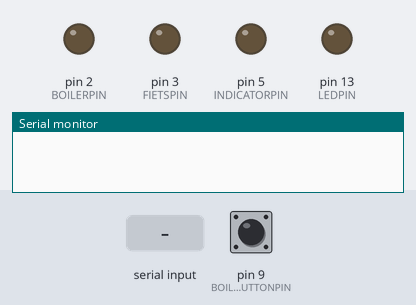
Simulated run of this sketch. Board: Arduino Mega 2560, built with avr-gcc and run on an emulated ATmega2560. Shown: output pins drawn as LEDs (lit = HIGH), the last lines printed to the serial monitor. Inputs (shaded band) come from the test bench; at power-on: pin 9 (BOILERBUTTONPIN) HIGH. Pins used as bus, display or sensor lines are not drawn.

Above: at 1.2 s.
1.3 s: "!\n" received over the second serial link
At 1.7 s:
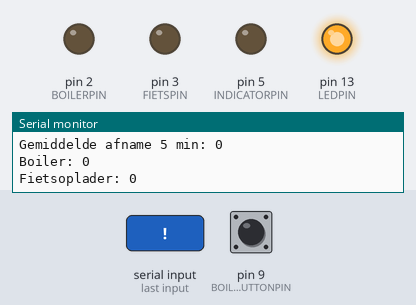
Timing chart, 0 to 4.3 s (numbered marks = the images above; inputs shaded):
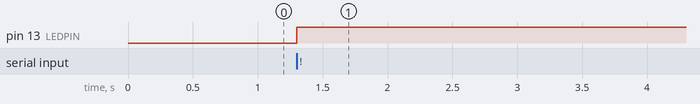

Measured:
- after the input at 1.3 s, pin 13 (LEDPIN): LOW → HIGH at once

The sketch:

read_P1.ino
```cpp
/*
Belgian smart meter reader and load switching system.

Reads the smart meter P1-port and switches consumers on and off based on total power consumption and injection.
Belgian smart meter communication is based on the Dutch DSMR 5.0 protocol, but there are (undocumented) differences.
Tested for the Sagemcom Siconia T211 meter.

Hardware:
- Arduino Mega 2560
- IC 7404 NOT gate inverter
- TRU COMPONENTS TC-9927216 relay module, 4x 10A 250V relays (for switching the load-switching relays)
- 25 Ampère 250 Volt relays (for load-switching)

P1-port communication:
- serial port
- 5 Volt
- 115200bps
- 8N1: 8 bits, 1 stopbit
- inverted logic

P1-port pinout:
pin 1 +5V (for peripheral device)
pin 2 Data_Request: Arduino pin 8
pin 3 Data_GND: Arduino GND
pin 4 NC
pin 5 Data (open collector): IC 7404 pin 1, via 4.7kOhm to Arduino +5V
pin 6 Power_GND (for peripheral device)

IC 7404 pinout:
pin 1: P1 pin 5 (Data)
pin 2: Arduino 19RX1
pin 7: Arduino GND
pin 14: Arduino +5V

Arduino Mega 2560 pinout:
outputs:
pin +5V: IC 7404 pin 14, P1 pin 2, relay module VCC
pin GND: IC 7404 pin 7, P1 pin 3, pushbutton, relay module GND
pin 2: relay 1
pin 3: relay 2
pin 4: relay 3
pin 5: relay 4
pin 8: P1 pin 2 (Data_Request)
pin 13: internal LED
inputs:
pin 19RX1: IC 7404 pin 2
pin 9: pushbutton


Created 04 12 2023
By Wouter van Geldre
Modified 11 12 2023
By Wouter van Geldre
*/

#define BUFSIZE 1050 // vermoedelijke maximale regellengte Belgisch telegram, de 0.0:98.1.0 code, mogelijks de kwartierpieken (geen documentatie), bevat tot 1024 karakters.
char buffer[BUFSIZE]; // Buffer voor seriele data om \n te vinden.
int bufpos = 0; // teller voor ^^

#define DATAREQUESTPIN 8 // P1 serieële poort data_request pin
#define BOILERPIN 2 // relais pin
#define FIETSPIN 3  // relais pin
#define INDICATORPIN 5 // relais pin
#define BOILERBUTTONPIN 9 // drukknop boiler manueel aan
#define LEDPIN 13 // interne led pin

int minuten = 0; // lokale tijd in minuten sedert middernacht
int solarMinuten = 0; // zonnetijd in minuten
int PowerAfname = 0;	// huidig afgegenomen vermogen
int PowerInjectie = 0; // huidig geïnjecteerd vermogen
int boilerButtonState = 1; // staat van drukknop boiler manueel
unsigned long lastRead, lastEval; // milliseconds laatste telegram gelezen, laatste relais instelling
unsigned long boilerStartMillis, boilerManStartMillis, fietsStartMillis; // laatste inschakeling boiler, manuele inschakeling (en herinschakeling na verbruikspiek) van boiler, inschakeling fiets
int vijfMinuInjectie[300]; // laatste 5 minuten injectiewaarden
int vijfI = 0; // teller voor ^^
long vijfMinuGem = 0; // gemiddelde injectie over 5 minuten


void setup() {
  Serial.begin(115200);
  Serial1.begin(115200);
  pinMode(DATAREQUESTPIN, OUTPUT);
  pinMode(BOILERPIN, OUTPUT);
  pinMode(FIETSPIN, OUTPUT);
  pinMode(INDICATORPIN, OUTPUT);
  pinMode(BOILERBUTTONPIN, INPUT_PULLUP);
  pinMode(LEDPIN, OUTPUT);

  for (int i=0; i<300; i++){ // array leeg maken
        vijfMinuInjectie[i] = 0;
  }
}

void loop(){
  readP1(); // P1 telegram lezen

  if (lastEval < lastRead){ // code enkel uitvoeren nadat volledig telegram gelezen is (om overflow Serial1 poortbuffer te voorkomen) en slechts 1 maal per ontvangen telegram
    setRelays();
  }
}

void readP1(){ // P1 telegram lezen, doe geen zware bewerkingen tijdens het lezen van het telegram, 115200bps is snel voor een Arduino Mega 2560

  char uur[3]; // uur uit P1 telegram
  char minu[3]; // min uit P1 telegram
  char dstcode[2]; // W = wintertijd; S = zomertijd
  long tl =0; // waarde kW uit telegramregel
  long tld =0; // waarde W uit telegramregel

  digitalWrite(DATAREQUESTPIN, HIGH);

  while (Serial1.available()) {
    char inchar = Serial1.read(); // lees 1 character
    //Serial.print(inchar); // debug, Serial1 poortbuffer overflowt wanneer je dit aanzet in combinatie met de rest van de code

    buffer[bufpos] = inchar&127; // vul buffer
    bufpos++;

    if (inchar == '!') { // einde telegram bereikt
      lastRead = millis();
    }

    if (inchar == '\n') { // einde regel bereikt
      //Serial.print(buffer[0]); // debug, enkel het eerste karakter wordt getoond anders overflow Serial1 poortbuffer

      if (sscanf(buffer,"0-0:1.0.0(%*6c%2c%2c%*2c%c" , &uur, &minu, &dstcode) == 3 ) { // huidige lokale tijd
        String(struur) = uur;
        String(strmin) = minu;
        minuten = strmin.toInt() + struur.toInt() * 60;
        Serial.print("Minuten: ");
        Serial.println(minuten);

        // zonnetijd, waarden aan te passen aan lengtegraad
        if (dstcode == "S"){ // zomertijd
          solarMinuten = minuten - 107;
        }
        else{ // wintertijd
          solarMinuten = minuten - 47;
        }

        Serial.print("Zonnetijd: ");
        Serial.println(solarMinuten);
      }

      if (sscanf(buffer,"1-0:1.7.0(%ld.%ld" , &tl , &tld) == 2 ){ // huidige afname
        PowerAfname = tl * 1000 + tld;
        Serial.print("Afname: ");
        Serial.print(PowerAfname);
        Serial.println(" W");
      }

      if (sscanf(buffer,"1-0:2.7.0(%ld.%ld" , &tl , &tld) == 2 ){ // huidige injectie
        PowerInjectie = tl *1000 + tld;
        Serial.print("Injectie: ");
        Serial.print(PowerInjectie);
        Serial.println(" W");
      }

      // Maak de buffer weer leeg (hele array)
      for (int i=0; i<BUFSIZE; i++){
        buffer[i] = 0;
      }

      bufpos = 0;
    }
  }
  digitalWrite(DATAREQUESTPIN, LOW);
}


void setRelays(){ // relais schakelen
  int Power = 0; // negatief bij injectie, positief bij afname

  // PV-installatie van 1260 WattPiek, basisverbruik is tussen 180 - 300 Watt

  // keukenboiler is 2200 Watt
  const int boilerAltijdAanWatt = 500; // injectie waarbij boiler steeds spanning krijgt
  const int boilerInschakelWatt = 400; // maximale afname waarbij boiler automatisch ingeschakeld mag worden
  const int boilerUitschakelWatt = 2800; // afname waarbij boiler uitschakelt
  const int boilerSolarStartMin = 705; // klokgestuurd vanaf ... zonnetijd
  const int boilerStopMin = 1260; // klokgestuurd tot 21u
  const unsigned long boilerManAanDuur = 1200000; // duur manuele inschakeling in milliseconden
  const unsigned long boilerHerinschakelWacht = 120000; // duur wachttijd herinschakeling na verbruikspiek
  bool boilerAan = 0; // resultaat evaluatie voorwaarden boiler

  // fietsoplader is ongeveer 180 Watt
  const int fietsAltijdAanWatt = 185; // injectie waarbij fietsoplader steeds spanning krijgt
  const int fietsInschakelWatt = 400; // maximale afname waarbij fiets automatisch ingeschakeld mag worden
  const int fietsUitschakelWatt = 2200; // afname waarbij fietsoplader uitschakelt
  const int fietsSolarStartMin = 645; // klokgestuurd vanaf ... zonnetijd
  const int fietsStopMin = 1005; // klokgestuurd tot 16u45
  bool fietsAan = 0; // resultaat evaluatie voorwaarden fietsoplader

  lastEval = millis();

  Power = PowerAfname - PowerInjectie;


  // gemiddelde injectie over 5 minuten berekenen
  if (vijfI < 299){
    vijfMinuInjectie[vijfI] = PowerInjectie;
    vijfI++;
  }
  else{
    vijfMinuInjectie[299] = PowerInjectie;
    vijfI = 0;
  }

  for ( int i=0; i<300; i++){
    vijfMinuGem += vijfMinuInjectie[i];
  }

  vijfMinuGem = vijfMinuGem / 300;
  Serial.print("Gemiddelde afname 5 min: ");
  Serial.println(vijfMinuGem);


  // injectie/afname indicator

  if(PowerInjectie > 0){
    digitalWrite(INDICATORPIN, HIGH);
    digitalWrite(LEDPIN, LOW);
  }
  else{
    digitalWrite(INDICATORPIN, LOW);
    digitalWrite(LEDPIN, HIGH);
  }

  // boiler aansturing

  if (PowerInjectie > boilerAltijdAanWatt){ // voldoende injectie
    boilerAan = true;
  }

  if (solarMinuten > boilerSolarStartMin && minuten < boilerStopMin && PowerAfname < boilerInschakelWatt){ // klokgestuurd en lage afname
    boilerAan = true;
  }

  if (minuten > boilerStopMin){ // klokgestuurd uit
    boilerAan = false;
  }

  if (digitalRead(BOILERBUTTONPIN) == LOW){ // manueel inschakelen van de boiler voor bepaalde tijd, low bij gesloten, high bij open contact
    boilerManStartMillis = millis();
  }

  if (boilerManStartMillis >= millis() - boilerManAanDuur && boilerManStartMillis < millis()){ // duurtijd manuele inschakeling loopt
    boilerAan = true;
  }

  if (PowerAfname > boilerUitschakelWatt){ // afname te hoogherinschakelwachttijd loopt nog
    boilerAan = false;
    boilerManStartMillis += millis() + boilerHerinschakelWacht; // uitstel herinschakeling boiler na verbruikspiek
  }

  if (boilerManStartMillis > millis()){ // herinschakelwachttijd loopt nog
    boilerAan = false;
  }

  // schakeling relais boiler
  if (boilerAan){
    if (digitalRead(BOILERPIN) == LOW){  // tijdstip inschakeling boiler opslaan
      boilerStartMillis = millis();
      }
    digitalWrite(BOILERPIN, HIGH);
  }
  else{
    digitalWrite(BOILERPIN, LOW);
  }

  Serial.print("Boiler: ");
  Serial.println(boilerAan);


  //fietsoplader aansturing

  if ( millis() > boilerStartMillis + 5000 || boilerAan == false){  // meer dan 5 seconden na inschakelen boiler-relais
    if (vijfMinuGem > fietsAltijdAanWatt){ // voldoende injectie
      fietsAan = true;
    }

    if (solarMinuten > fietsSolarStartMin && PowerAfname < fietsInschakelWatt){ // klokgestuurd en lage afname
      fietsAan = true;
    }
  }

  if (vijfMinuGem < fietsAltijdAanWatt && minuten > fietsStopMin){ // onvoldoende injectie en klokgestuurd voorbij
    fietsAan = false;
  }

  if (PowerAfname > fietsUitschakelWatt){ // afname te hoog
    fietsAan = false;
  }

  // schakeling relais fietsoplader
  if (fietsAan){
    if (digitalRead(FIETSPIN) == LOW){
      fietsStartMillis = millis();
      }
    digitalWrite(FIETSPIN, HIGH);
  }
  else{
    digitalWrite(FIETSPIN, LOW);
  }

  Serial.print("Fietsoplader: ");
  Serial.println(fietsAan);
  Serial.println();
}
```
